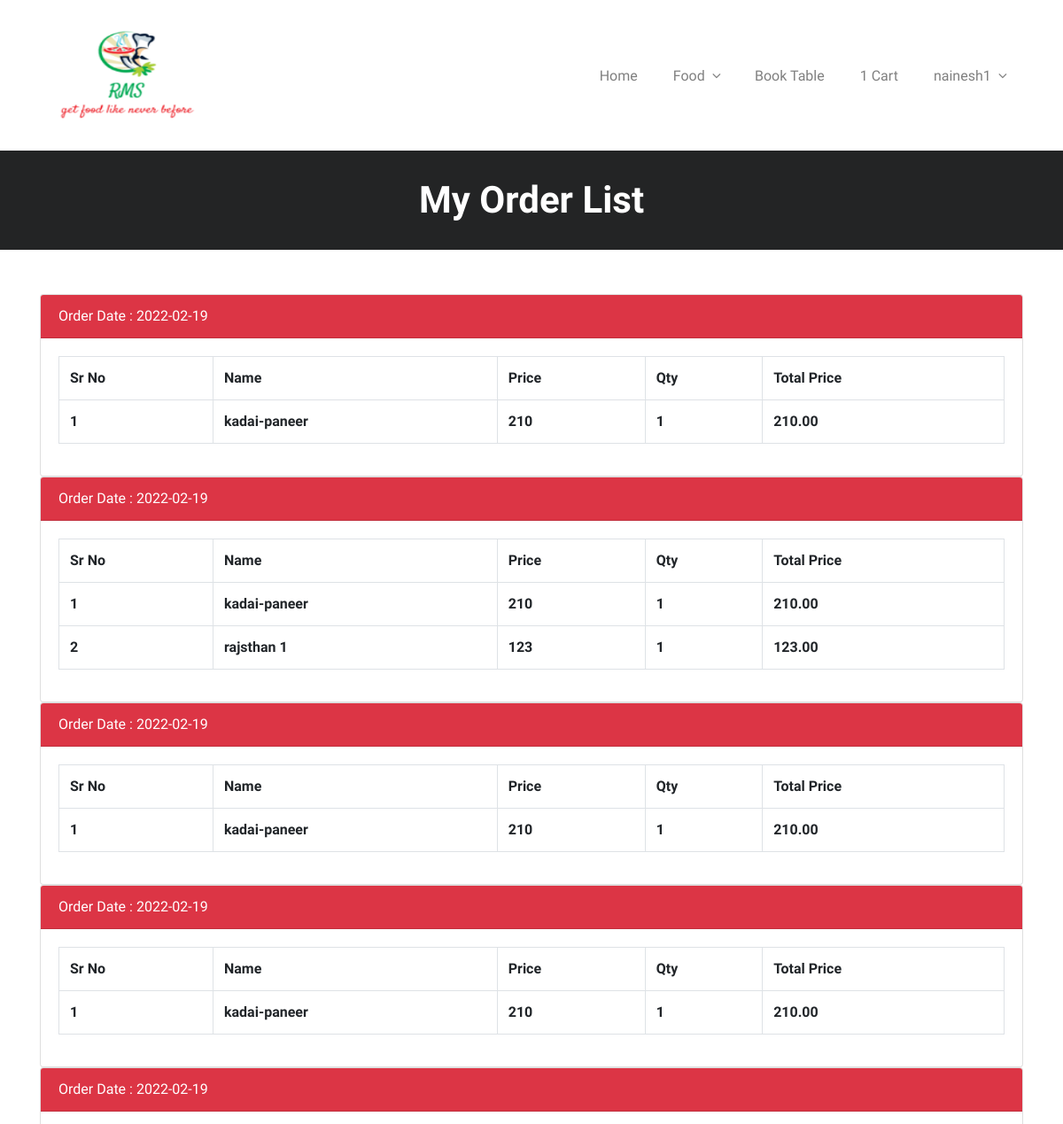
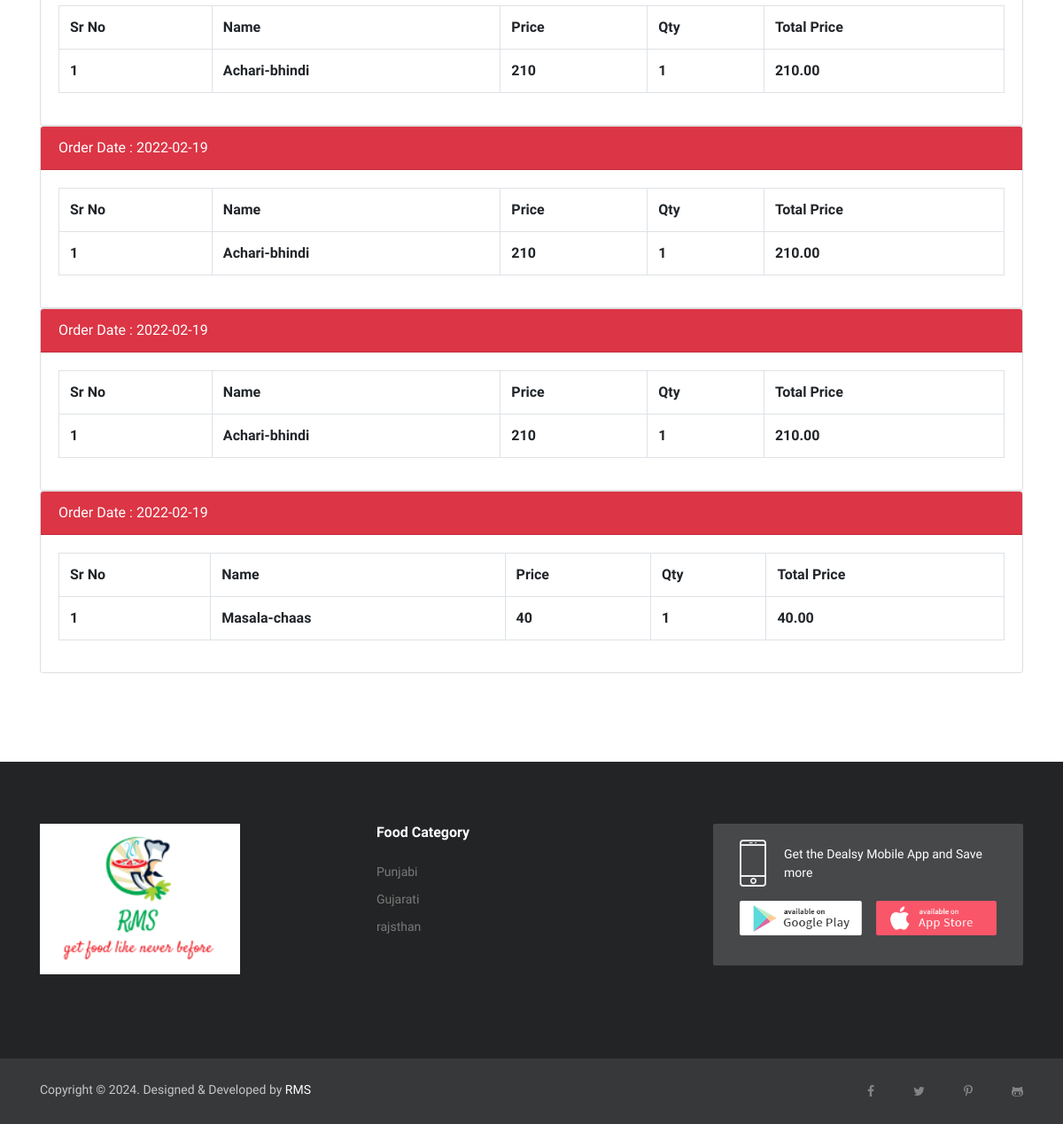
/user/order_list.php (signed in), run on the app's committed database (2 pictures, top to bottom).
### tables this page shows
CREATE TABLE `orders` (
  `order_id` int(11) NOT NULL,
  `date` date NOT NULL,
  `customer_id` int(11) NOT NULL,
  `total_amount` varchar(255) NOT NULL,
  `status` varchar(100) NOT NULL DEFAULT 'pending'
);

CREATE TABLE `order_items` (
  `order_items_id` int(11) NOT NULL,
  `product_id` int(11) NOT NULL,
  `quantity` int(11) NOT NULL,
  `order_id` int(11) NOT NULL,
  `pname` varchar(255) NOT NULL,
  `price` decimal(10,2) NOT NULL
);

CREATE TABLE `category` (
  `category_id` int(11) NOT NULL,
  `name` varchar(100) NOT NULL,
  `create_date_time` datetime NOT NULL DEFAULT current_timestamp(),
  `modify_date_time` datetime DEFAULT NULL
);

### user/order_list.php (the view, shortened to what this page needs)
<?php
include 'connection/conn.php';
$userid = $_SESSION['customer_id'];
$order_list = $con->query("Select * from orders where customer_id = '$userid'");
?>
<!DOCTYPE html>
<html lang="en">
<head>
  <?php include 'link.php' ?>
</head>
<body class="body-wrapper">
<?php include 'header.php' ?>
<section class="page-title">
  <div class="container">
    <div class="row">
      <div class="col-md-8 offset-md-2 text-center">
        <h3>My Order List</h3>
      </div>
    </div>
  </div>
</section>
<section class="blog single-blog section">
  <div class="container">
    <div class="row">
      <div class="col-lg-12">
          <form method="post">
            <?php while($order_list_row = $order_list->fetch_object()) {  ?>
              <div class="card ">
                <div class="card-header bg-danger text-white">Order Date : <?php echo $order_list_row->date ?></div>
                  <div class="card-body">
                  <table class="table table-bordered">
                  <tr>
                    <th>Sr No</th>
                    <th>Name</th>
                    <th>Price</th>
                    <th>Qty</th>
                    <th>Total Price</th>
                  </tr>
                  <?php
                    $order_item_list = $con->query("Select * from order_items where order_id = '$order_list_row->order_id'");
                    $i = 0;
                    while($order_item_list_row = $order_item_list->fetch_object()){
                      $i++;
                   ?>
                   <tr>
                    <th><?php echo $i ?></th>
                    <th><?php echo $order_item_list_row->pname ?></th>
                    <th><?php echo $order_item_list_row->price / $order_item_list_row->quantity  ?></th>
                    <th><?php echo $order_item_list_row->quantity ?></th>
                    <th><?php echo $order_item_list_row->price ?></th>
                  </tr>
                   <?php } ?>
                </table>
              </div>
            </div>
            <?php } ?>
          </form>
      </div>
    </div>
  </div>
</section>
<?php include 'footer.php' ?>
</body>
</html>

### user/footer.php (shortened to what this page needs)
<?php
include 'connection/conn.php';
$cat_row = $con->query("Select * from category");
?>
<footer class="footer section section-sm">
  <div class="container">
    <div class="row">
      <div class="col-lg-3 col-md-7 offset-md-1 offset-lg-0 mb-4 mb-lg-0">
        <div class="block about">
          <img src="images/logo1.png" alt="logo">
        </div>
      </div>
      <div class="col-lg-4 offset-lg-1 col-md-3 col-6 mb-4 mb-lg-0">
        <div class="block">
          <h4>Food Category</h4>
          <ul>
            <?php while( $cat_list_row = $cat_row->fetch_object() ){ ?>
            <li><a href="food.php?category_id=<?php echo $cat_list_row->category_id; ?>"><?php echo $cat_list_row->name; ?></a></li>
          <?php } ?>
          </ul>
        </div>
      </div>
      <div class="col-lg-4 col-md-7">
        <div class="block-2 app-promotion">
          <div class="mobile d-flex  align-items-center">
            <a href="index.html">
              <img src="images/footer/phone-icon.png" alt="mobile-icon">
            </a>
            <p class="mb-0">Get the Dealsy Mobile App and Save more</p>
          </div>
          <div class="download-btn d-flex my-3">
            <a href="index.html"><img src="images/apps/google-play-store.png" class="img-fluid" alt=""></a>
            <a href="index.html" class=" ml-3"><img src="images/apps/apple-app-store.png" class="img-fluid" alt=""></a>
          </div>
        </div>
      </div>
    </div>
  </div>
</footer>
<footer class="footer-bottom">
  <div class="container">
    <div class="row">
      <div class="col-lg-6 text-center text-lg-left mb-3 mb-lg-0">
        <div class="copyright">
          <p>Copyright &copy; . Designed & Developed by <a class="text-white" href="#">RMS</a></p>
        </div>
      </div>
      <div class="col-lg-6">
        <ul class="social-media-icons text-center text-lg-right">
          <li><a class="fa fa-facebook" href="#"></a></li>
          <li><a class="fa fa-twitter" href="#"></a></li>
          <li><a class="fa fa-pinterest-p" href="#"></a></li>
          <li><a class="fa fa-github-alt" href="#"></a></li>
        </ul>
      </div>
    </div>
  </div>
</footer>

### user/css/style.css (style rules this page uses)
body { line-height: 1.5; font-family: "Muli", sans-serif; }
p, li, input, select, button { font-family: "Muli", sans-serif; color: #666; font-size: 14px; font-weight: 400; }
h1, h2, h3, h4, h5, h6 { font-family: "Muli", sans-serif; font-weight: 600; color: #333; }
p { color: #666; }
h3 { font-size: 20px; }
h4 { font-size: 18px; }
p { color: #888; }
ol, ul { margin: 0; padding: 0; list-style: none; }
a { transition: all .3s ease-in 0s; color: #000; }
.section { padding: 100px 0; }
.section-sm { padding: 70px 0; }
.page-title { background: #232425; padding: 35px 0; }
.page-title h3 { color: #fff; font-size: 42px; letter-spacing: 0; line-height: 1; margin-bottom: 0; }
.single-blog { padding-top: 50px !important; }
.footer { background: #232425; }
.footer .block h4 { color: #fff; font-size: 16px; margin-bottom: 25px; }
.footer .block.about img { margin-bottom: 25px; }
.footer .block ul li { margin-bottom: 10px; }
.footer .block ul li a { display: block; font-size: 14px; color: #797979; }
.footer .block-2 { padding: 18px 30px; background: #46484A; border-radius: 2px; }
.footer .block-2.app-promotion { margin-bottom: 20px; }
.footer .block-2.app-promotion p { margin-left: 20px; color: #fff; }
.footer-bottom { position: relative; background: #363839; padding: 25px 0; }
.footer-bottom .copyright p { color: #c7c7c7; margin-bottom: 0; }
.footer-bottom .social-media-icons { margin-right: -20px; }
.footer-bottom .social-media-icons li { display: inline-block; }
.footer-bottom .social-media-icons li a { color: #848484; padding: 0 20px; }

### data on the page
orders: date "2022-02-19"
order_items: pname "kadai-paneer", $order_item_list_row->price / $order_item_list_row->quantity "210", quantity "1", price "210.00"
orders: date "2022-02-19"
order_items: pname "kadai-paneer", $order_item_list_row->price / $order_item_list_row->quantity "210", quantity "1", price "210.00"
order_items: pname "rajsthan 1", $order_item_list_row->price / $order_item_list_row->quantity "123", quantity "1", price "123.00"
orders: date "2022-02-19"
order_items: pname "kadai-paneer", $order_item_list_row->price / $order_item_list_row->quantity "210", quantity "1", price "210.00"
orders: date "2022-02-19"
order_items: pname "kadai-paneer", $order_item_list_row->price / $order_item_list_row->quantity "210", quantity "1", price "210.00"
orders: date "2022-02-19"
order_items: pname "Achari-bhindi", $order_item_list_row->price / $order_item_list_row->quantity "210", quantity "1", price "210.00"
orders: date "2022-02-19"
order_items: pname "Achari-bhindi", $order_item_list_row->price / $order_item_list_row->quantity "210", quantity "1", price "210.00"
orders: date "2022-02-19"
order_items: pname "Achari-bhindi", $order_item_list_row->price / $order_item_list_row->quantity "210", quantity "1", price "210.00"
orders: date "2022-02-19"
order_items: pname "Masala-chaas", $order_item_list_row->price / $order_item_list_row->quantity "40", quantity "1", price "40.00"
category: name "Punjabi"
category: name "Gujarati"
category: name "rajsthan"

### other printed values
$cnt "1"
$_SESSION['name'] "nainesh1"
